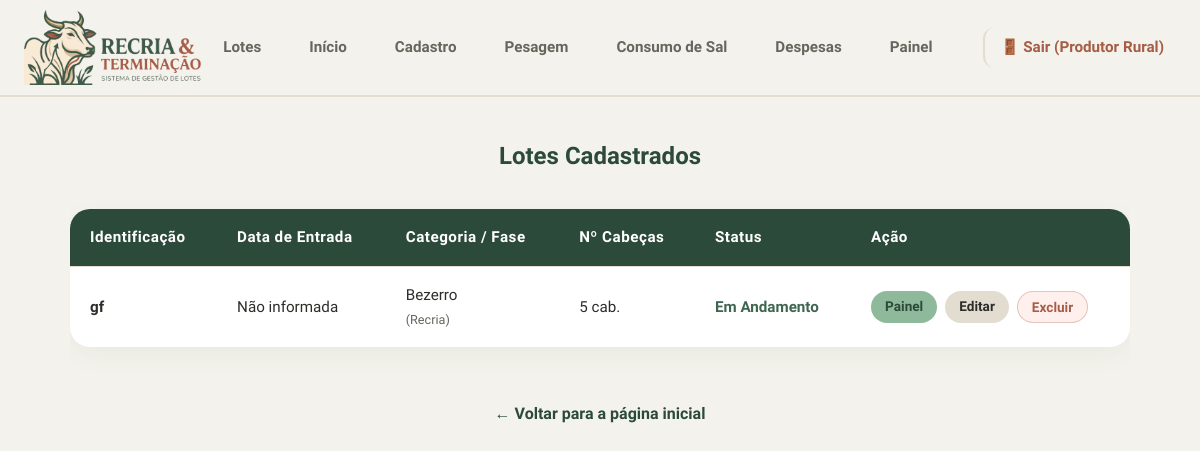
/lotes (signed in), run on an earlier commit of the app's database.
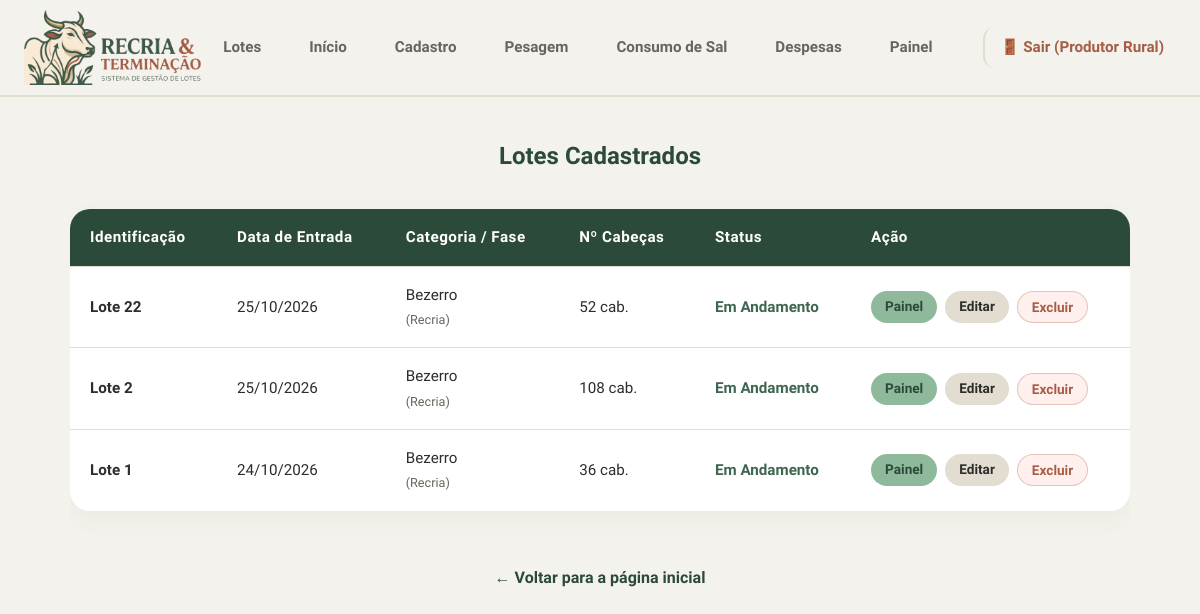
And on a later commit of the database.
### tables this page shows
CREATE TABLE lotes (
                    id INTEGER PRIMARY KEY AUTOINCREMENT,
                    identificacao TEXT NOT NULL,
                    fase_atual TEXT NOT NULL,
                    categoria_animal TEXT,
                    data_inicio TEXT,
                    qtd_cabecas INTEGER,
                    custo_bezerro_unitario REAL,
                    custo_total_compra REAL,
                    valor_venda_total REAL,
                    total_arrobas_vendidas REAL,
                    status TEXT DEFAULT 'Em Andamento'
                , frigorifico_comprador TEXT, qtd_vendida_total INTEGER DEFAULT 0);

### app.py (the view)
@app.route('/lotes')
def lotes():
    conexao = conectar()
    try:
        lista_lotes = conexao.execute('SELECT * FROM lotes ORDER BY id DESC').fetchall()
    finally:
        conexao.close()
    return render_template('lotes.html', lotes=lista_lotes)

### app.py (called while the page is built)
@app.context_processor
def inject_csrf_token():
    if 'csrf_token' not in session:
        session['csrf_token'] = secrets.token_hex(32)
    return dict(csrf_token=session['csrf_token'])

@app.before_request
def verificar_seguranca_global():
    if 'csrf_token' not in session:
        session['csrf_token'] = secrets.token_hex(32)
    rotas_livres = ['login', 'static', 'api_cotacoes']
    if request.endpoint not in rotas_livres and 'usuario_id' not in session:
        return redirect(url_for('login'))
    if request.method == 'POST' and request.endpoint not in ['api_cotacoes', 'login']:
        token = request.form.get('csrf_token') or request.headers.get('X-CSRF-Token')
        if not token or token != session.get('csrf_token'):
            return "Erro 403: Falha na validação CSRF. Requisição rejeitada por segurança.", 403

@app.template_filter('data_br')
def data_br(data_iso):
    if not data_iso:
        return "Não informada"
    try:
        return datetime.strptime(data_iso, '%Y-%m-%d').strftime('%d/%m/%Y')
    except:
        return data_iso

### config_banco.py (called while the page is built)
def conectar():
    conexao = sqlite3.connect('dados.db')
    conexao.row_factory = sqlite3.Row
    conexao.execute('PRAGMA foreign_keys = ON;')
    return conexao

### templates/lotes.html (shortened to what this page needs)
{% extends "base.html" %}
{% block conteudo %}
<h2>Lotes Cadastrados</h2>
<div style="overflow-x: auto; width: 100%;">
    <table>
        <thead>
            <tr>
                <th>Identificação</th>
                <th>Data de Entrada</th>
                <th>Categoria / Fase</th>
                <th>Nº Cabeças</th>
                <th>Status</th>
                <th>Ação</th>
            </tr>
        </thead>
        <tbody>
            {% for lote in lotes %}
            <tr>
                <td><strong>{{ lote.identificacao }}</strong></td>
                <td>{{ lote.data_inicio | data_br }}</td>
                <td>{{ lote.categoria_animal or '—' }} <br> <small style="color: var(--texto-suave);">({{ lote.fase_atual }})</small></td>
                <td>{{ lote.qtd_cabecas or 0 }} cab.</td>
                <td>
                    {% if lote.status == 'Finalizado' %}
                        <span style="color: #A65D45; font-weight: bold;">{{ lote.status }}</span>
                    {% else %}
                        <span style="color: #3F6650; font-weight: bold;">{{ lote.status or 'Em Andamento' }}</span>
                    {% endif %}
                </td>
                <td>
                    <div class="grupo-botoes-tabela">
                        <a class="botao btn-tabela" href="{{ url_for('painel', lote_id=lote.id) }}">Painel</a>
                        <a class="botao btn-tabela-secundario" href="{{ url_for('editar_lote', id=lote.id) }}">Editar</a>
                        <form action="{{ url_for('excluir_lote', id=lote.id) }}" method="POST" class="form-excluir" onsubmit="return confirm('ATENÇÃO: Tem certeza que deseja excluir o lote \'{{ lote.identificacao }}\'?\n\nTodas as despesas e pesagens associadas a ele também serão apagadas para sempre.');">
                            <button type="submit" class="excluir btn-tabela-excluir">Excluir</button>
                        </form>
                    </div>
                </td>
            </tr>
            {% else %}
            <tr>
                <td colspan="6" style="text-align: center;">Nenhum lote cadastrado ainda.</td>
            </tr>
            {% endfor %}
        </tbody>
    </table>
</div>
<a class="voltar" href="{{ url_for('index') }}">← Voltar para a página inicial</a>
{% endblock %}

### templates/base.html (shortened to what this page needs)
<!DOCTYPE html>
<html lang="pt-br">
<head>
    <link rel="stylesheet" href="{{ url_for('static', filename='style.css') }}">
</head>
<body>
    <nav class="navbar" style="padding: 10px 24px; align-items: center;">
        <div class="navbar-marca" style="display: flex; align-items: center;">
            <a href="{{ url_for('index') }}" style="display: flex; align-items: center; border: none; padding: 0; background: none;">
        <img src="{{ url_for('static', filename='logo.png') }}" alt="Recria & Terminação" style="height: 75px; width: auto; object-fit: contain;">
    </a>
        </div>
        <div class="navbar-links">
            <a href="{{ url_for('lotes') }}">Lotes</a>
            <a href="{{ url_for('index') }}">Início</a>
            <a href="{{ url_for('cadastro') }}">Cadastro</a>
            <a href="{{ url_for('pesagem') }}">Pesagem</a>
            <a href="{{ url_for('consumo_cocho') }}">Consumo de Sal</a>
            <a href="{{ url_for('despesas') }}">Despesas</a>
            <a href="{{ url_for('painel') }}">Painel</a>
            <a href="{{ url_for('logout') }}" style="color: var(--terracota-escuro); font-weight: bold; margin-left: 15px; border-left: 2px solid var(--borda); padding-left: 15px;">
                🚪 Sair ({{ session.get('nome_usuario') }})
            </a>
        </div>
    </nav>
    <main class="conteudo">
        {% block conteudo %}{% endblock %}
    </main>
</body>
</html>

### static/style.css (style rules this page uses)
* { box-sizing: border-box; margin: 0; padding: 0; }
:root { --verde-salvia: #8FB99B; --verde-escuro: #2C4A3A; --creme: #F4F2EC; --branco: #FFFFFF; --terracota: #E8B4A0; --terracota-escuro: #A65D45; --texto: #2D2D2A; --texto-suave: #66665D; --borda: #E2DDD0; --raio: 20px; --raio-peq: 12px; --sombra-suave: 0 8px 24px rgba(44, 74, 58, 0.05); --sombra-hover: 0 16px 32px rgba(44, 74, 58, 0.12); --transicao: all 0.3s cubic-bezier(0.25, 0.8, 0.25, 1); }
body { font-family: 'Nunito Sans', Arial, sans-serif; background-color: var(--creme); color: var(--texto); line-height: 1.6; display: flex; flex-direction: column; min-height: 100vh; }
h1, h2, h3, h4 { font-family: 'Baloo 2', 'Nunito Sans', sans-serif; color: var(--verde-escuro); font-weight: 700; text-align: center; margin-bottom: 24px; }
.navbar { display: flex; justify-content: space-between; align-items: center; background-color: var(--creme); padding: 12px 40px; border-bottom: 2px solid var(--borda); position: relative; z-index: 100; }
.navbar-marca { display: flex; align-items: center; margin: 0; padding: 0; }
.navbar-marca img { max-height: 85px; width: auto; transition: transform 0.2s ease; }
.navbar-links { display: flex; gap: 24px; align-items: center; }
.navbar-links a { color: var(--texto-suave); text-decoration: none; font-size: 0.95rem; font-weight: 600; padding: 8px 12px; border-radius: var(--raio-peq); transition: var(--transicao); }
.conteudo { width: 100%; max-width: 1100px; margin: 40px auto; padding: 0 20px; display: flex; flex-direction: column; align-items: center; }
button, .botao { background-color: var(--verde-salvia); color: var(--verde-escuro); border: none; padding: 12px 28px; border-radius: 999px; font-size: 1rem; font-weight: 700; font-family: 'Nunito Sans', sans-serif; cursor: pointer; transition: var(--transicao); display: inline-flex; justify-content: center; align-items: center; text-decoration: none; width: 100%; margin-top: 10px; }
.botao { width: auto; }
.voltar { display: inline-block; margin-top: 24px; color: var(--verde-escuro); text-decoration: none; font-weight: 700; transition: var(--transicao); }
table { width: 100%; border-collapse: separate; border-spacing: 0; margin: 10px 0 30px; font-size: 0.95rem; background-color: var(--branco); border-radius: var(--raio); overflow: hidden; box-shadow: var(--sombra-suave); }
th, td { padding: 16px 20px; text-align: left; border-bottom: 1px solid var(--borda); vertical-align: middle; }
th { background-color: var(--verde-escuro); color: var(--branco); font-weight: 700; font-family: 'Baloo 2', sans-serif; letter-spacing: 0.5px; }
tr:last-child td { border-bottom: none; }
.grupo-botoes-tabela { display: flex; gap: 8px; align-items: center; flex-wrap: wrap; }
.form-excluir { margin: 0; padding: 0; display: inline-flex; }
a.btn-tabela, a.btn-tabela-secundario, button.btn-tabela-excluir { width: auto !important; margin: 0 !important; height: 32px; padding: 0 14px; font-size: 0.85rem; font-weight: 700; border-radius: 999px; display: inline-flex; align-items: center; justify-content: center; text-decoration: none; box-shadow: none; transform: none; }
a.btn-tabela { background-color: var(--verde-salvia); color: var(--verde-escuro); }
a.btn-tabela-secundario { background-color: #E2DDD0; color: var(--texto); }
button.btn-tabela-excluir { background-color: #FFF0ED; color: var(--terracota-escuro); border: 1px solid rgba(166, 93, 69, 0.3); }

What changed in the data, as far as the page shows it:
removed lotes: identificacao "gf", data_inicio|data_br "Não informada", categoria_animal "Bezerro", fase_atual "Recria", qtd_cabecas "5", status "Em Andamento"
added lotes: identificacao "Lote 22", data_inicio|data_br "25/10/2026", categoria_animal "Bezerro", fase_atual "Recria", qtd_cabecas "52", status "Em Andamento"
added lotes: identificacao "Lote 2", data_inicio|data_br "25/10/2026", categoria_animal "Bezerro", fase_atual "Recria", qtd_cabecas "108", status "Em Andamento"
added lotes: identificacao "Lote 1", data_inicio|data_br "24/10/2026", categoria_animal "Bezerro", fase_atual "Recria", qtd_cabecas "36", status "Em Andamento"
